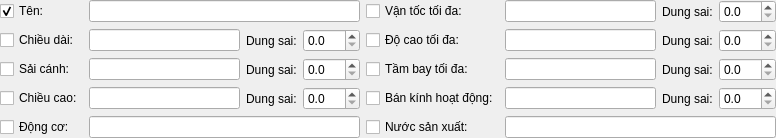
<?xml version="1.0" encoding="UTF-8"?>
<ui version="4.0">
 <class>AircraftSearchingWidget</class>
 <widget class="QWidget" name="AircraftSearchingWidget">
  <property name="geometry">
   <rect>
    <x>0</x>
    <y>0</y>
    <width>776</width>
    <height>138</height>
   </rect>
  </property>
  <property name="windowTitle">
   <string>AircraftSearching</string>
  </property>
  <layout class="QGridLayout" name="gridLayout">
   <property name="leftMargin">
    <number>0</number>
   </property>
   <property name="topMargin">
    <number>0</number>
   </property>
   <property name="rightMargin">
    <number>0</number>
   </property>
   <property name="bottomMargin">
    <number>0</number>
   </property>
   <item row="0" column="0">
    <widget class="QCheckBox" name="tenChb">
     <property name="sizePolicy">
      <sizepolicy hsizetype="Fixed" vsizetype="Fixed">
       <horstretch>0</horstretch>
       <verstretch>0</verstretch>
      </sizepolicy>
     </property>
     <property name="text">
      <string>Tên:</string>
     </property>
     <property name="checked">
      <bool>true</bool>
     </property>
    </widget>
   </item>
   <item row="0" column="1" colspan="3">
    <widget class="QLineEdit" name="tenLed"/>
   </item>
   <item row="0" column="4">
    <widget class="QCheckBox" name="vmaxChb">
     <property name="sizePolicy">
      <sizepolicy hsizetype="Fixed" vsizetype="Fixed">
       <horstretch>0</horstretch>
       <verstretch>0</verstretch>
      </sizepolicy>
     </property>
     <property name="text">
      <string>Vận tốc tối đa:</string>
     </property>
    </widget>
   </item>
   <item row="0" column="7">
    <widget class="QLabel" name="label_4">
     <property name="sizePolicy">
      <sizepolicy hsizetype="Fixed" vsizetype="Preferred">
       <horstretch>0</horstretch>
       <verstretch>0</verstretch>
      </sizepolicy>
     </property>
     <property name="text">
      <string>Dung sai:</string>
     </property>
    </widget>
   </item>
   <item row="0" column="8">
    <widget class="QDoubleSpinBox" name="vmaxDspb">
     <property name="sizePolicy">
      <sizepolicy hsizetype="Fixed" vsizetype="Fixed">
       <horstretch>0</horstretch>
       <verstretch>0</verstretch>
      </sizepolicy>
     </property>
     <property name="decimals">
      <number>1</number>
     </property>
     <property name="minimum">
      <double>0.000000000000000</double>
     </property>
     <property name="maximum">
      <double>200.000000000000000</double>
     </property>
     <property name="value">
      <double>0.000000000000000</double>
     </property>
    </widget>
   </item>
   <item row="1" column="0">
    <widget class="QCheckBox" name="chieuDaiChb">
     <property name="sizePolicy">
      <sizepolicy hsizetype="Fixed" vsizetype="Fixed">
       <horstretch>0</horstretch>
       <verstretch>0</verstretch>
      </sizepolicy>
     </property>
     <property name="text">
      <string>Chiều dài:</string>
     </property>
    </widget>
   </item>
   <item row="1" column="1">
    <widget class="QLineEdit" name="chieuDaiLed"/>
   </item>
   <item row="1" column="2">
    <widget class="QLabel" name="label">
     <property name="sizePolicy">
      <sizepolicy hsizetype="Fixed" vsizetype="Preferred">
       <horstretch>0</horstretch>
       <verstretch>0</verstretch>
      </sizepolicy>
     </property>
     <property name="text">
      <string>Dung sai:</string>
     </property>
    </widget>
   </item>
   <item row="1" column="3">
    <widget class="QDoubleSpinBox" name="chieuDaiDspb">
     <property name="sizePolicy">
      <sizepolicy hsizetype="Fixed" vsizetype="Fixed">
       <horstretch>0</horstretch>
       <verstretch>0</verstretch>
      </sizepolicy>
     </property>
     <property name="decimals">
      <number>1</number>
     </property>
     <property name="minimum">
      <double>0.000000000000000</double>
     </property>
     <property name="maximum">
      <double>200.000000000000000</double>
     </property>
     <property name="value">
      <double>0.000000000000000</double>
     </property>
    </widget>
   </item>
   <item row="1" column="4">
    <widget class="QCheckBox" name="hmaxChb">
     <property name="sizePolicy">
      <sizepolicy hsizetype="Fixed" vsizetype="Fixed">
       <horstretch>0</horstretch>
       <verstretch>0</verstretch>
      </sizepolicy>
     </property>
     <property name="text">
      <string>Độ cao tối đa:</string>
     </property>
    </widget>
   </item>
   <item row="1" column="7">
    <widget class="QLabel" name="label_5">
     <property name="sizePolicy">
      <sizepolicy hsizetype="Fixed" vsizetype="Preferred">
       <horstretch>0</horstretch>
       <verstretch>0</verstretch>
      </sizepolicy>
     </property>
     <property name="text">
      <string>Dung sai:</string>
     </property>
    </widget>
   </item>
   <item row="1" column="8">
    <widget class="QDoubleSpinBox" name="hmaxDspb">
     <property name="sizePolicy">
      <sizepolicy hsizetype="Fixed" vsizetype="Fixed">
       <horstretch>0</horstretch>
       <verstretch>0</verstretch>
      </sizepolicy>
     </property>
     <property name="decimals">
      <number>1</number>
     </property>
     <property name="minimum">
      <double>0.000000000000000</double>
     </property>
     <property name="maximum">
      <double>200.000000000000000</double>
     </property>
     <property name="value">
      <double>0.000000000000000</double>
     </property>
    </widget>
   </item>
   <item row="2" column="0">
    <widget class="QCheckBox" name="saiCanhChb">
     <property name="sizePolicy">
      <sizepolicy hsizetype="Fixed" vsizetype="Fixed">
       <horstretch>0</horstretch>
       <verstretch>0</verstretch>
      </sizepolicy>
     </property>
     <property name="text">
      <string>Sải cánh:</string>
     </property>
    </widget>
   </item>
   <item row="2" column="1">
    <widget class="QLineEdit" name="saiCanhLed"/>
   </item>
   <item row="2" column="2">
    <widget class="QLabel" name="label_2">
     <property name="sizePolicy">
      <sizepolicy hsizetype="Fixed" vsizetype="Preferred">
       <horstretch>0</horstretch>
       <verstretch>0</verstretch>
      </sizepolicy>
     </property>
     <property name="text">
      <string>Dung sai:</string>
     </property>
    </widget>
   </item>
   <item row="2" column="3">
    <widget class="QDoubleSpinBox" name="saiCanhDspb">
     <property name="sizePolicy">
      <sizepolicy hsizetype="Fixed" vsizetype="Fixed">
       <horstretch>0</horstretch>
       <verstretch>0</verstretch>
      </sizepolicy>
     </property>
     <property name="decimals">
      <number>1</number>
     </property>
     <property name="minimum">
      <double>0.000000000000000</double>
     </property>
     <property name="maximum">
      <double>200.000000000000000</double>
     </property>
     <property name="value">
      <double>0.000000000000000</double>
     </property>
    </widget>
   </item>
   <item row="2" column="4">
    <widget class="QCheckBox" name="tamBayMaxChb">
     <property name="sizePolicy">
      <sizepolicy hsizetype="Fixed" vsizetype="Fixed">
       <horstretch>0</horstretch>
       <verstretch>0</verstretch>
      </sizepolicy>
     </property>
     <property name="text">
      <string>Tầm bay tối đa:</string>
     </property>
    </widget>
   </item>
   <item row="2" column="7">
    <widget class="QLabel" name="label_6">
     <property name="sizePolicy">
      <sizepolicy hsizetype="Fixed" vsizetype="Preferred">
       <horstretch>0</horstretch>
       <verstretch>0</verstretch>
      </sizepolicy>
     </property>
     <property name="text">
      <string>Dung sai:</string>
     </property>
    </widget>
   </item>
   <item row="2" column="8">
    <widget class="QDoubleSpinBox" name="tamBayMaxDspb">
     <property name="sizePolicy">
      <sizepolicy hsizetype="Fixed" vsizetype="Fixed">
       <horstretch>0</horstretch>
       <verstretch>0</verstretch>
      </sizepolicy>
     </property>
     <property name="decimals">
      <number>1</number>
     </property>
     <property name="minimum">
      <double>0.000000000000000</double>
     </property>
     <property name="maximum">
      <double>200.000000000000000</double>
     </property>
     <property name="value">
      <double>0.000000000000000</double>
     </property>
    </widget>
   </item>
   <item row="3" column="0">
    <widget class="QCheckBox" name="chieuCaoChb">
     <property name="sizePolicy">
      <sizepolicy hsizetype="Fixed" vsizetype="Fixed">
       <horstretch>0</horstretch>
       <verstretch>0</verstretch>
      </sizepolicy>
     </property>
     <property name="text">
      <string>Chiều cao:</string>
     </property>
    </widget>
   </item>
   <item row="3" column="1">
    <widget class="QLineEdit" name="chieuCaoLed"/>
   </item>
   <item row="3" column="2">
    <widget class="QLabel" name="label_3">
     <property name="sizePolicy">
      <sizepolicy hsizetype="Fixed" vsizetype="Preferred">
       <horstretch>0</horstretch>
       <verstretch>0</verstretch>
      </sizepolicy>
     </property>
     <property name="text">
      <string>Dung sai:</string>
     </property>
    </widget>
   </item>
   <item row="3" column="3">
    <widget class="QDoubleSpinBox" name="chieuCaoDspb">
     <property name="sizePolicy">
      <sizepolicy hsizetype="Fixed" vsizetype="Fixed">
       <horstretch>0</horstretch>
       <verstretch>0</verstretch>
      </sizepolicy>
     </property>
     <property name="decimals">
      <number>1</number>
     </property>
     <property name="minimum">
      <double>0.000000000000000</double>
     </property>
     <property name="maximum">
      <double>200.000000000000000</double>
     </property>
     <property name="value">
      <double>0.000000000000000</double>
     </property>
    </widget>
   </item>
   <item row="3" column="4" colspan="2">
    <widget class="QCheckBox" name="banKinhHdChb">
     <property name="sizePolicy">
      <sizepolicy hsizetype="Fixed" vsizetype="Fixed">
       <horstretch>0</horstretch>
       <verstretch>0</verstretch>
      </sizepolicy>
     </property>
     <property name="text">
      <string>Bán kính hoạt động:</string>
     </property>
    </widget>
   </item>
   <item row="3" column="6">
    <widget class="QLineEdit" name="banKinhHdLed"/>
   </item>
   <item row="3" column="7">
    <widget class="QLabel" name="label_7">
     <property name="sizePolicy">
      <sizepolicy hsizetype="Fixed" vsizetype="Preferred">
       <horstretch>0</horstretch>
       <verstretch>0</verstretch>
      </sizepolicy>
     </property>
     <property name="text">
      <string>Dung sai:</string>
     </property>
    </widget>
   </item>
   <item row="3" column="8">
    <widget class="QDoubleSpinBox" name="banKinhHdDspb">
     <property name="sizePolicy">
      <sizepolicy hsizetype="Fixed" vsizetype="Fixed">
       <horstretch>0</horstretch>
       <verstretch>0</verstretch>
      </sizepolicy>
     </property>
     <property name="decimals">
      <number>1</number>
     </property>
     <property name="minimum">
      <double>0.000000000000000</double>
     </property>
     <property name="maximum">
      <double>200.000000000000000</double>
     </property>
     <property name="value">
      <double>0.000000000000000</double>
     </property>
    </widget>
   </item>
   <item row="4" column="0">
    <widget class="QCheckBox" name="dongCoChb">
     <property name="sizePolicy">
      <sizepolicy hsizetype="Fixed" vsizetype="Fixed">
       <horstretch>0</horstretch>
       <verstretch>0</verstretch>
      </sizepolicy>
     </property>
     <property name="text">
      <string>Động cơ:</string>
     </property>
    </widget>
   </item>
   <item row="4" column="1" colspan="3">
    <widget class="QLineEdit" name="dongCoLed"/>
   </item>
   <item row="4" column="4">
    <widget class="QCheckBox" name="nuocSanXuatChb">
     <property name="sizePolicy">
      <sizepolicy hsizetype="Fixed" vsizetype="Fixed">
       <horstretch>0</horstretch>
       <verstretch>0</verstretch>
      </sizepolicy>
     </property>
     <property name="text">
      <string>Nước sản xuất:</string>
     </property>
    </widget>
   </item>
   <item row="4" column="6" colspan="3">
    <widget class="QLineEdit" name="nuocSxLed"/>
   </item>
   <item row="2" column="6">
    <widget class="QLineEdit" name="tamBayMaxLed"/>
   </item>
   <item row="1" column="6">
    <widget class="QLineEdit" name="hmaxLed"/>
   </item>
   <item row="0" column="6">
    <widget class="QLineEdit" name="vmaxLed"/>
   </item>
  </layout>
 </widget>
 <layoutdefault spacing="6" margin="11"/>
 <resources>
  <include location="../../vGeoInt/Resources/myicon/myicon.qrc"/>
 </resources>
 <connections/>
</ui>
